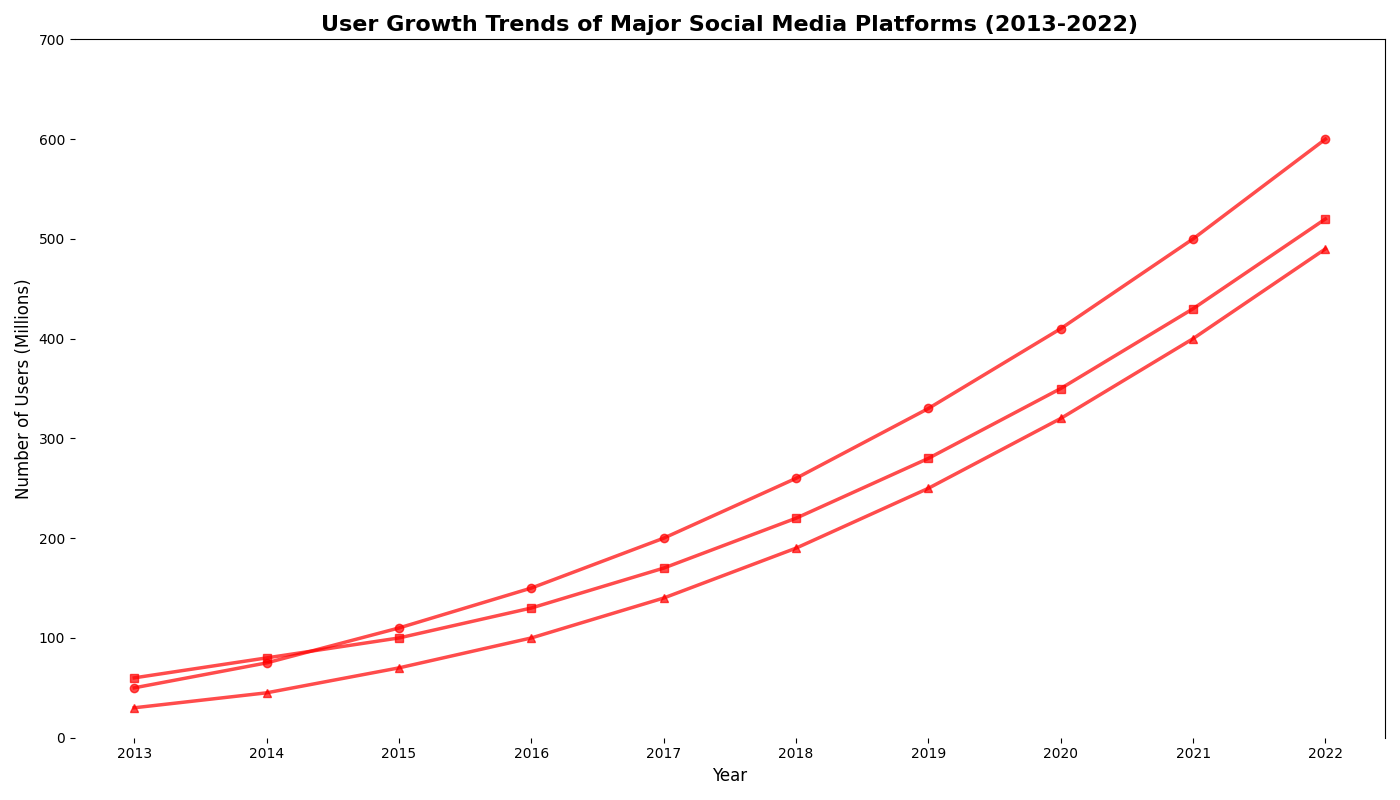

This figure's Python source:
import matplotlib.pyplot as plt
import numpy as np

years = np.arange(2013, 2023)

socialgram_users = [
    50, 75, 110, 150, 200, 260, 330, 410, 500, 600,
]

chatbuzz_users = [
    60, 80, 100, 130, 170, 220, 280, 350, 430, 520,
]

imageshare_users = [
    30, 45, 70, 100, 140, 190, 250, 320, 400, 490,
]

fig, ax = plt.subplots(figsize=(14, 8))

ax.plot(years, socialgram_users, marker='o', linestyle='-', linewidth=2.5, color='red', alpha=0.7)
ax.plot(years, chatbuzz_users, marker='s', linestyle='-', linewidth=2.5, color='red', alpha=0.7)
ax.plot(years, imageshare_users, marker='^', linestyle='-', linewidth=2.5, color='red', alpha=0.7)

ax.set_xlabel('Year', fontsize=12)
ax.set_ylabel('Number of Users (Millions)', fontsize=12)
ax.set_title('User Growth Trends of Major Social Media Platforms (2013-2022)', fontsize=16, fontweight='bold')

ax.set_xticks(years)
ax.set_yticks(np.arange(0, 800, 100))

# Remove the grid
# ax.grid(True, linestyle='--', alpha=0.6)

# Hide top and right spines (borders) are already hidden
ax.spines['bottom'].set_visible(False)
ax.spines['left'].set_visible(False)

# Remove the legend
# ax.legend(loc='upper left', fontsize=11)

plt.tight_layout()
plt.show()
